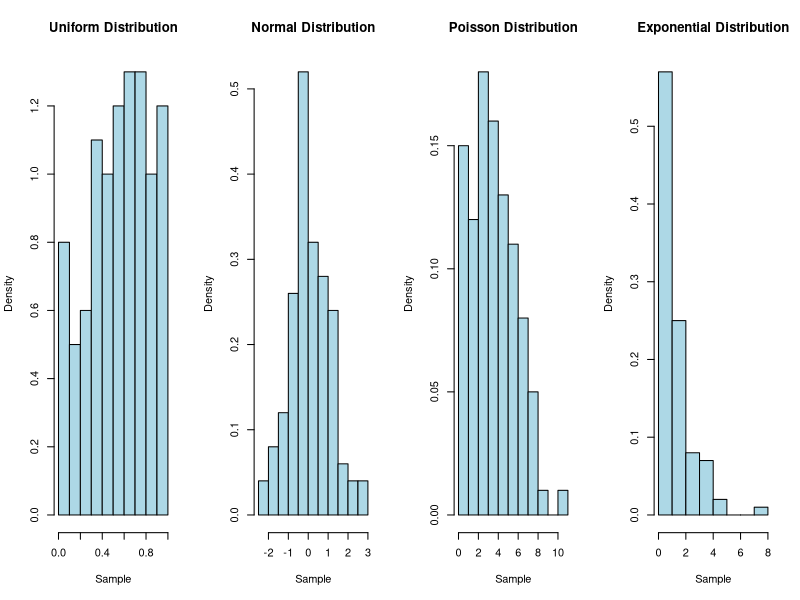

This chart was generated by the following R code:
## ---- chunk 1
set.seed(300)
par(mfrow=c(1,4))
hist(runif(100), 10, xlab="Sample",col="lightblue",main="Uniform Distribution", probability = TRUE)
hist(rnorm(100), 10, xlab="Sample",col="lightblue",main="Normal Distribution", probability = TRUE)
hist(rpois(100,4.0), 10, xlab="Sample",col="lightblue",main="Poisson Distribution", probability = TRUE)
hist(rexp(100), 10, xlab="Sample",col="lightblue",main="Exponential Distribution", probability = TRUE)
